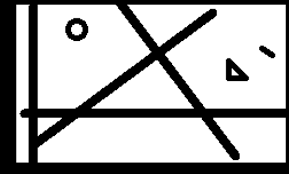
#> input picture clases/Cap08_Segmentación/Notebook/edge_bold.png, 289 x 174 px, found by its file name
$ jupyter execute TRAT08_Hough_Transform.ipynb   (shell and % lines are left out)
#> lines starting #> are read from the running program, lines starting #| are printed output that depends on the picture; after the words box and inside, x2 and y2 are one past the last pixel; in counts of white or black regions, pixels touching at a corner belong together; long printed decimals are rounded
# Hough transform

[Reference](https://colab.research.google.com/github/YoniChechik/AI_is_Math/blob/master/c_04b_hough_transform/hough_transform.ipynb)

[cell 1]
from matplotlib import pyplot as plt
import cv2
import numpy as np

figsize = (10, 10)

## Import an image

[cell 2]
im3 = cv2.imread("edge_bold.png")
#> im3 is the input picture: shape (174, 289, 3); min 0, max 255, mean 175.6
im = cv2.cvtColor(im3, cv2.COLOR_BGR2GRAY)

plt.figure(figsize=figsize)
plt.imshow(im, cmap="gray", vmin=0, vmax=255)
plt.show()

## Find edges of an image using Canny
For more details about Canny edge detection, look at lecture 3

[cell 3]
mag_im = cv2.Canny(im, 50, 400)
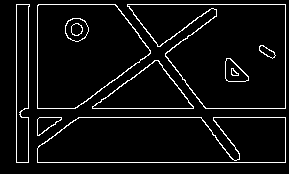
#> mag_im: shape (174, 289); 5.6% white in thin lines or dots, all inside (x1, y1, x2, y2) = (16, 4, 286, 163)

plt.figure(figsize=figsize)
plt.imshow(mag_im)
plt.show()

## Initialize accumulation matrix

[cell 4]
# choose R size
r_step = 1
rmax = np.sqrt(im.shape[0] ** 2 + im.shape[1] ** 2)
#> rmax = 337.3
r_vec = np.arange(-rmax, rmax, r_step)
#> r_vec = 675 values from -337.3 to 336.7

# choose theta size
t_step = np.pi / 180
t_vec = np.arange(0, np.pi, t_step)

# accumulation matrix
acc_mat = np.zeros((r_vec.shape[0], t_vec.shape[0]))

## Fill accumulation matrix

[cell 5]
# get indices of edges
edge_inds = np.argwhere(mag_im > 0)
#> edge_inds = 2822 pairs, first value 4 to 162, second value 16 to 285

# run on all theta and edge indices and find corresponding R
for t_ind, t0 in enumerate(t_vec):
    for yx in edge_inds:
        x = yx[1]
        y = yx[0]

        r0 = x * np.cos(t0) + y * np.sin(t0)
        r_ind = np.argmin(np.abs(r0 - r_vec))

        acc_mat[r_ind, t_ind] += 1
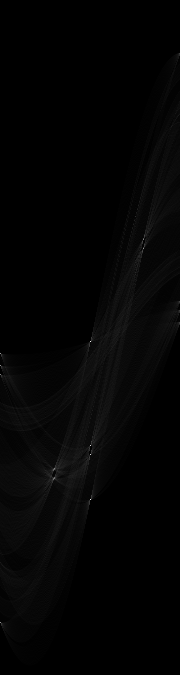
#> acc_mat: shape (675, 180) float64; min 0, max 262, mean 4.2; drawn with min black and max white

[cell 6]
plt.figure(figsize=figsize)
plt.imshow(acc_mat, extent=[0, 180, rmax, -rmax], aspect="auto")
plt.xlabel("theta")
plt.ylabel("r")
plt.title("accumulation matrix")
plt.show()

## Threshold accumulation matrix

[cell 7]
TH = 100
acc_mat_th = acc_mat > TH

plt.figure(figsize=figsize)
plt.imshow(acc_mat_th, extent=[0, 180, rmax, -rmax], aspect="auto")
plt.xlabel("theta")
plt.ylabel("r")
plt.title("accumulation matrix TH")
plt.show()
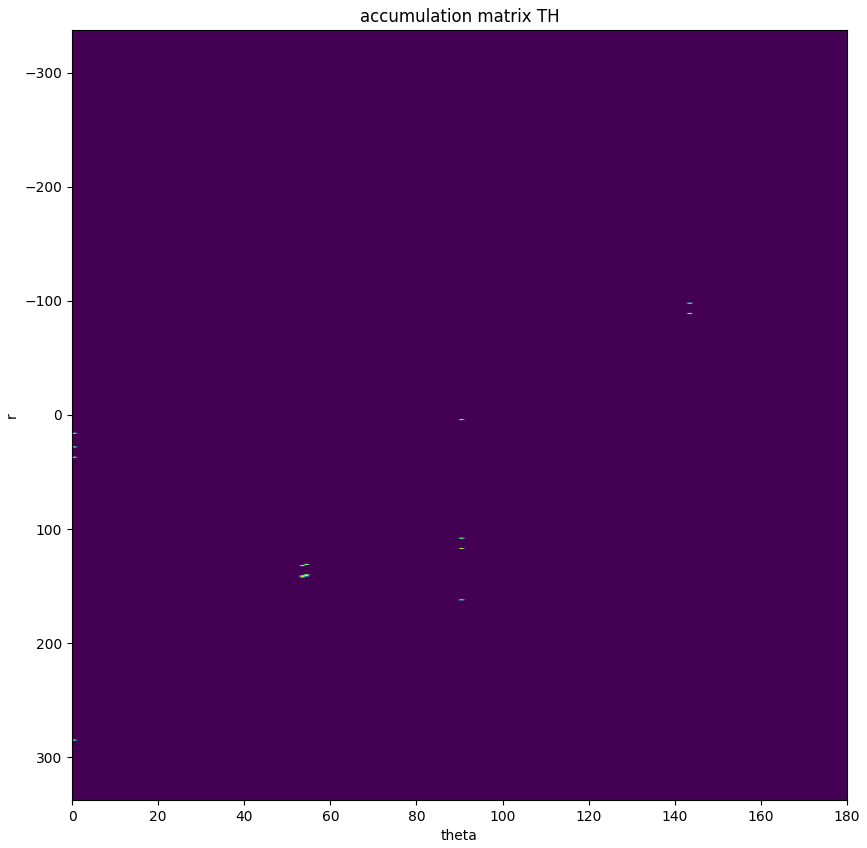
#> figure drawn by matplotlib, 1 panel

## Plot lines found by hough

[cell 8]
# get indices of acc_mat_th
edge_inds = np.argwhere(acc_mat_th > 0)

res = im3.copy()
for r_ind, t_ind in edge_inds:
    rho = r_vec[r_ind]
    theta = t_vec[t_ind]

    print("(rho,theta): " + str((rho, theta / np.pi * 180)))

    a = np.cos(theta)
    b = np.sin(theta)
    x0 = a * rho
    y0 = b * rho
    x1 = int(x0 + 1000 * (-b))
    y1 = int(y0 + 1000 * (a))
    x2 = int(x0 - 1000 * (-b))
    y2 = int(y0 - 1000 * (a))

    res = cv2.line(res, (x1, y1), (x2, y2), (0, 0, 255), thickness=1)
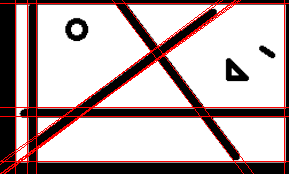
#> res: shape (174, 289, 3); mean B, G, R 168.3, 168.3, 185

plt.figure(figsize=figsize)
plt.imshow(res)
plt.show()

## Try cv2.HoughLines
This implementation is faster since it was done in C

[cell 9]
lines = cv2.HoughLines(mag_im, r_step, t_step, TH)
#> lines = 14 rows, first 8: [162, 1.57], [4, 1.57], [117, 1.57], [108, 1.57], [16, 0], [285, 0], [28, 0], [131, 0.942]
res = im3.copy()

for r_t in lines:
    rho = r_t[0, 0]
    theta = r_t[0, 1]

    print("(rho,theta): " + str((rho, theta / np.pi * 180)))

    a = np.cos(theta)
    b = np.sin(theta)
    x0 = a * rho
    y0 = b * rho
    x1 = int(x0 + 1000 * (-b))
    y1 = int(y0 + 1000 * (a))
    x2 = int(x0 - 1000 * (-b))
    y2 = int(y0 - 1000 * (a))

    res = cv2.line(res, (x1, y1), (x2, y2), (0, 0, 255), thickness=1)
#> this loop made 14 passes
#> (rho, theta, a, b, x0, y0, x1, y1) on passes 1 to 12: (162, 1.57, -4.37e-08, 1, -7.08e-06, 162, -1000, 161), (4, 1.57, -4.37e-08, 1, -1.75e-07, 4, -1000, 3), (117, 1.57, -4.37e-08, 1, -5.11e-06, 117, -1000, 116), (108, 1.57, -4.37e-08, 1, -4.72e-06, 108, -1000, 107), (16, 0, 1, 0, 16, 0, 16, 1000), (285, 0, 1, 0, 285, 0, 285, 1000), (28, 0, 1, 0, 28, 0, 28, 1000), (131, 0.942, 0.588, 0.809, 77, 106, -732, 693), (140, 0.942, 0.588, 0.809, 82.29, 113.3, -726, 701), (-99, 2.5, -0.799, 0.602, 79.06, -59.58, -522, -858), (37, 0, 1, 0, 37, 0, 37, 1000), (-90, 2.5, -0.799, 0.602, 71.88, -54.16, -529, -852)
#| (rho,theta): (162.0, 90.000)
#| (rho,theta): (4.0, 90.000)
#| (rho,theta): (117.0, 90.000)
#| (rho,theta): (108.0, 90.000)
#| (rho,theta): (16.0, 0.0)
#| (rho,theta): (285.0, 0.0)
#| (rho,theta): (28.0, 0.0)
#| (rho,theta): (131.0, 54.000)
#> (further printed lines are left out)
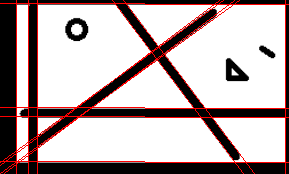
#> res: shape (174, 289, 3); mean B, G, R 169.1, 169.1, 184.2

plt.figure(figsize=figsize)
plt.imshow(res)
plt.show()

## Complete new example of a more complex image
We can see on the bottom horizontal lines that the "noise" of the tree top edges is interfeering with the line detection.

[cell 10]
im3 = cv2.imread("building.png")
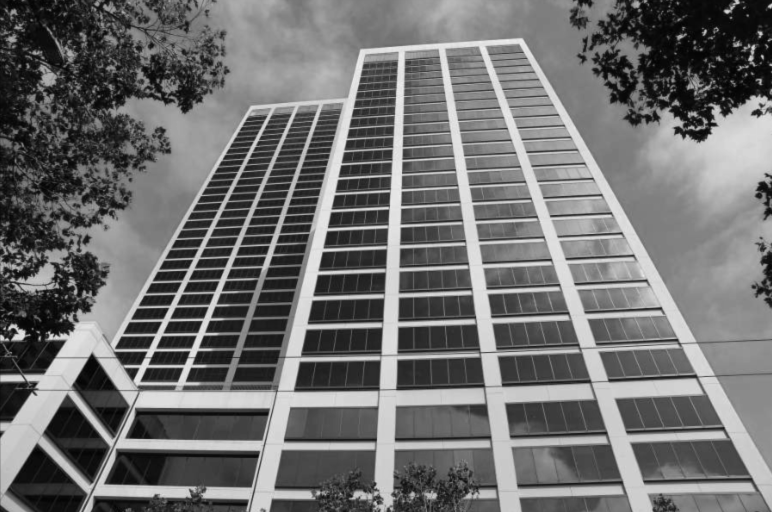
#> input picture clases/Cap08_Segmentación/Notebook/building.png, 1544 x 1024 px, found by its file name (shown at 1/2 size)
#> im3 is the input picture: shape (1024, 1544, 3); min 2, max 242, mean 111
im3 = cv2.cvtColor(im3, cv2.COLOR_BGR2RGB)
im3 = cv2.resize(im3,(600,600))
#> im3: shape (600, 600, 3)

im = cv2.cvtColor(im3, cv2.COLOR_BGR2GRAY)
#> im: shape (600, 600)
plt.figure(figsize=figsize)
plt.imshow(im, cmap="gray", vmin=0, vmax=255)
plt.show()

mag_im = cv2.Canny(im, 50, 400)
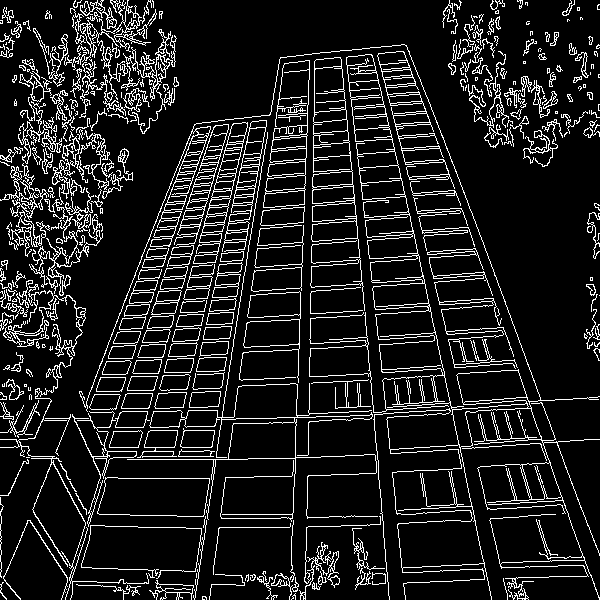
#> mag_im: shape (600, 600); 11.7% white in thin lines or dots

plt.figure(figsize=figsize)
plt.imshow(mag_im)
plt.show()

TH = 200
lines = cv2.HoughLines(mag_im, r_step, t_step, TH)
#> lines = 18 rows, first 8: [-356, 2.93], [289, 0.14], [284, 0.157], [311, 0.0349], [-335, 3.05], [-360, 2.91], [316, 0.0175], [-340, 3.04]
res = im3.copy()

for r_t in lines:
    rho = r_t[0, 0]
    theta = r_t[0, 1]

    a = np.cos(theta)
    b = np.sin(theta)
    x0 = a * rho
    y0 = b * rho
    x1 = int(x0 + 1000 * (-b))
    y1 = int(y0 + 1000 * (a))
    x2 = int(x0 - 1000 * (-b))
    y2 = int(y0 - 1000 * (a))

    res = cv2.line(res, (x1, y1), (x2, y2), (0, 0, 255), thickness=2)
#> this loop made 18 passes
#> (rho, theta, a, b, x0, y0, x1, y1) on passes 1 to 12: (-356, 2.93, -0.978, 0.208, 348.2, -74.02, 140, -1052), (289, 0.14, 0.99, 0.139, 286.2, 40.22, 147, 1030), (284, 0.157, 0.988, 0.156, 280.5, 44.43, 124, 1032), (311, 0.0349, 0.999, 0.0349, 310.8, 10.85, 275, 1010), (-335, 3.05, -0.996, 0.0872, 333.7, -29.2, 246, -1025), (-360, 2.91, -0.974, 0.225, 350.8, -80.98, 125, -1055), (316, 0.0175, 1, 0.0175, 316, 5.51, 298, 1005), (-340, 3.04, -0.995, 0.105, 338.1, -35.54, 233, -1030), (-369, 2.81, -0.946, 0.326, 348.9, -120.1, 23, -1065), (-353, 2.9, -0.97, 0.242, 342.5, -85.4, 100, -1055), (439, 1.5, 0.0698, 0.998, 30.62, 437.9, -966, 507), (287, 1.5, 0.0698, 0.998, 20.02, 286.3, -977, 356)
#> pass 1, `res = cv2.line(res, (x1, y1), (x2, y2), (0, 0, 255), thickness=2)`:
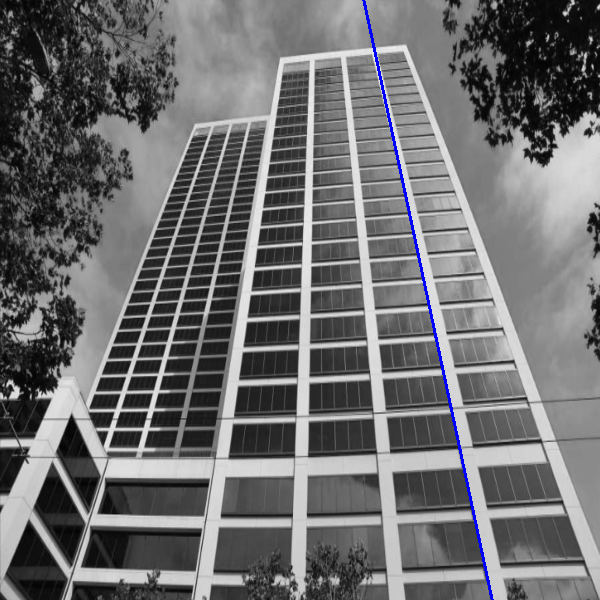
#> res: shape (600, 600, 3); mean R, G, B 110.1, 110.1, 111.4
#> pass 3, `res = cv2.line(res, (x1, y1), (x2, y2), (0, 0, 255), thickness=2)`:
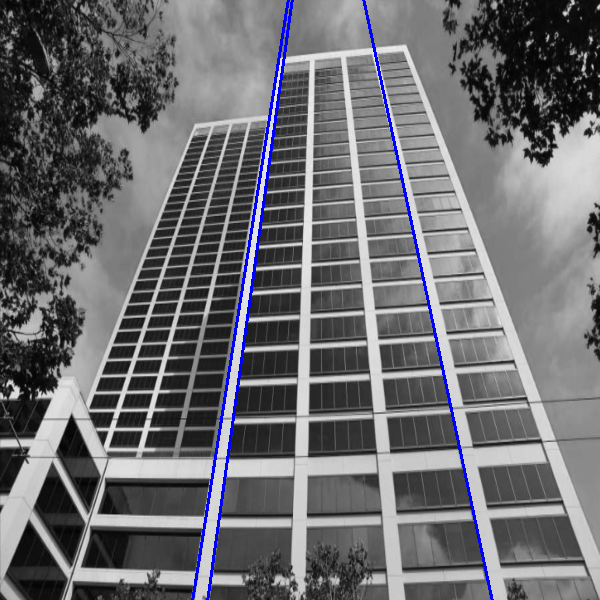
#> res: shape (600, 600, 3); mean R, G, B 108.4, 108.4, 112.2
#> after the loop:
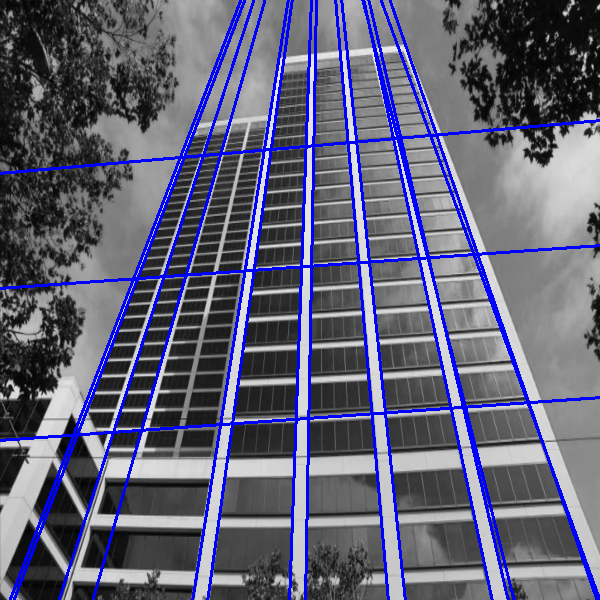
#> res: shape (600, 600, 3); 7.21% of pixels changed, all inside (x1, y1, x2, y2) = (0, 0, 600, 600)

plt.figure(figsize=figsize)
plt.imshow(res)
plt.show()
